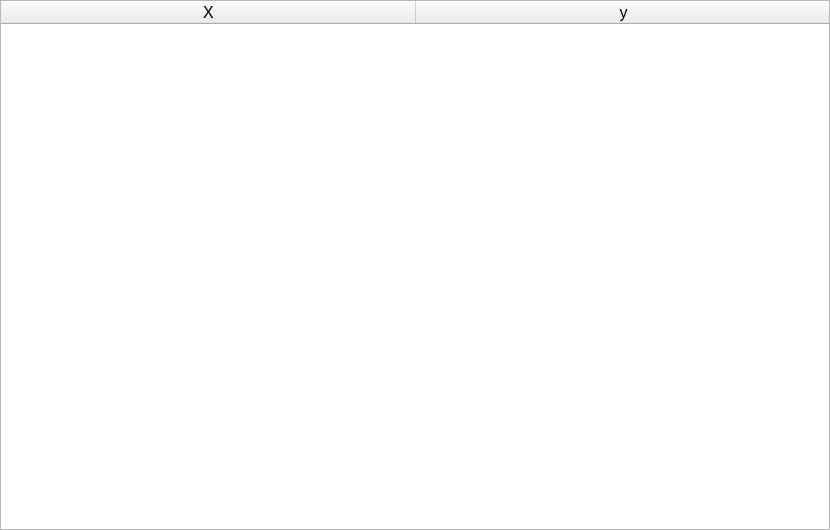
<?xml version="1.0" encoding="UTF-8"?>
<ui version="4.0">
 <class>tabela</class>
 <widget class="QWidget" name="tabela">
  <property name="geometry">
   <rect>
    <x>0</x>
    <y>0</y>
    <width>830</width>
    <height>530</height>
   </rect>
  </property>
  <property name="windowTitle">
   <string>Form</string>
  </property>
  <widget class="QTableWidget" name="tableWidget">
   <property name="geometry">
    <rect>
     <x>0</x>
     <y>0</y>
     <width>830</width>
     <height>530</height>
    </rect>
   </property>
   <property name="styleSheet">
    <string notr="true">font: 16pt &quot;Arial&quot;;</string>
   </property>
   <property name="horizontalScrollBarPolicy">
    <enum>Qt::ScrollBarAlwaysOff</enum>
   </property>
   <property name="editTriggers">
    <set>QAbstractItemView::NoEditTriggers</set>
   </property>
   <property name="tabKeyNavigation">
    <bool>true</bool>
   </property>
   <property name="alternatingRowColors">
    <bool>true</bool>
   </property>
   <attribute name="horizontalHeaderVisible">
    <bool>true</bool>
   </attribute>
   <attribute name="horizontalHeaderCascadingSectionResizes">
    <bool>false</bool>
   </attribute>
   <attribute name="horizontalHeaderMinimumSectionSize">
    <number>415</number>
   </attribute>
   <attribute name="horizontalHeaderDefaultSectionSize">
    <number>415</number>
   </attribute>
   <attribute name="horizontalHeaderShowSortIndicator" stdset="0">
    <bool>false</bool>
   </attribute>
   <attribute name="verticalHeaderMinimumSectionSize">
    <number>30</number>
   </attribute>
   <column>
    <property name="text">
     <string>X</string>
    </property>
    <property name="font">
     <font>
      <pointsize>12</pointsize>
     </font>
    </property>
    <property name="textAlignment">
     <set>AlignCenter</set>
    </property>
   </column>
   <column>
    <property name="text">
     <string>y</string>
    </property>
    <property name="font">
     <font>
      <pointsize>12</pointsize>
     </font>
    </property>
    <property name="textAlignment">
     <set>AlignCenter</set>
    </property>
   </column>
  </widget>
 </widget>
 <resources/>
 <connections/>
</ui>
